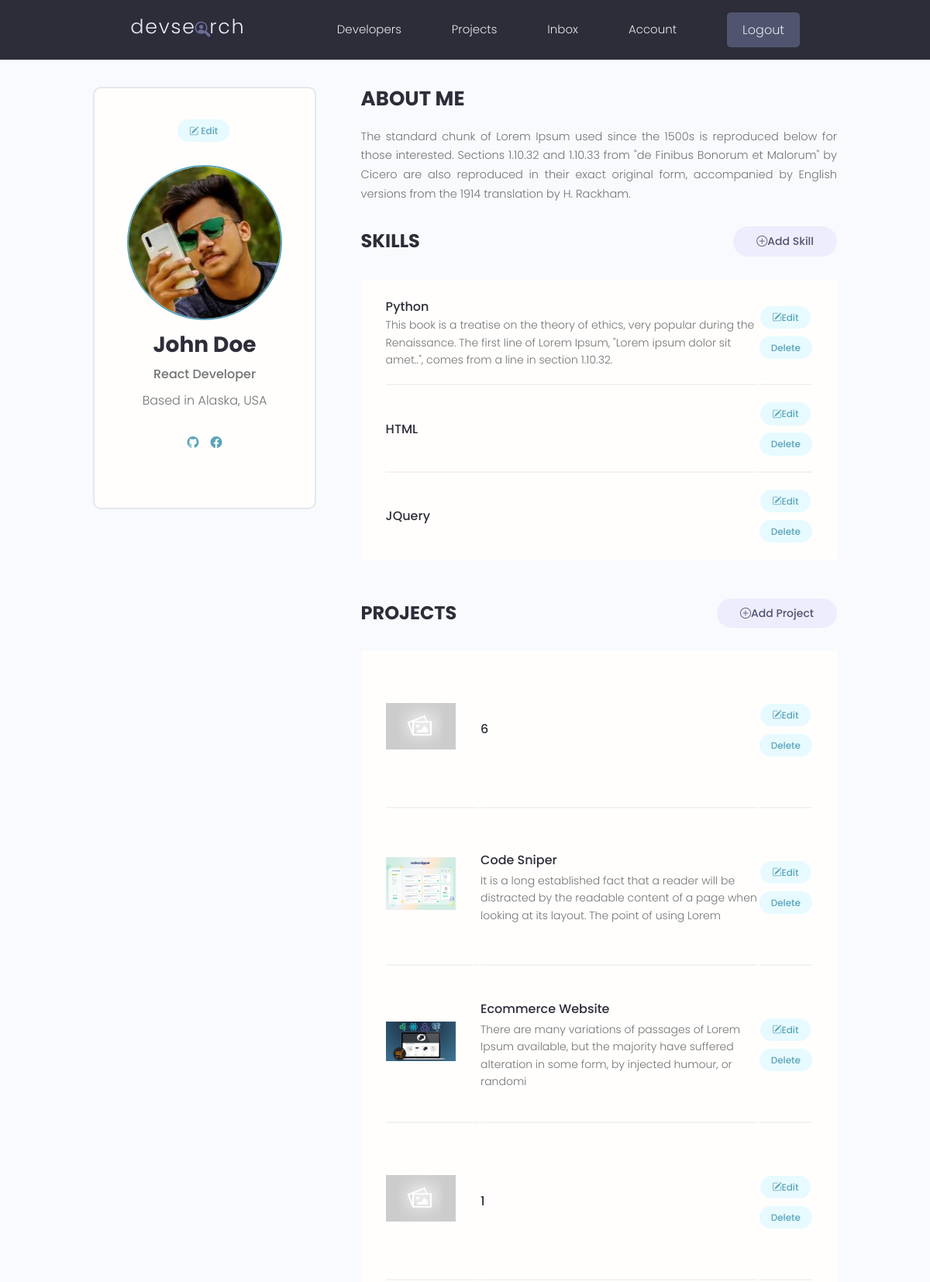
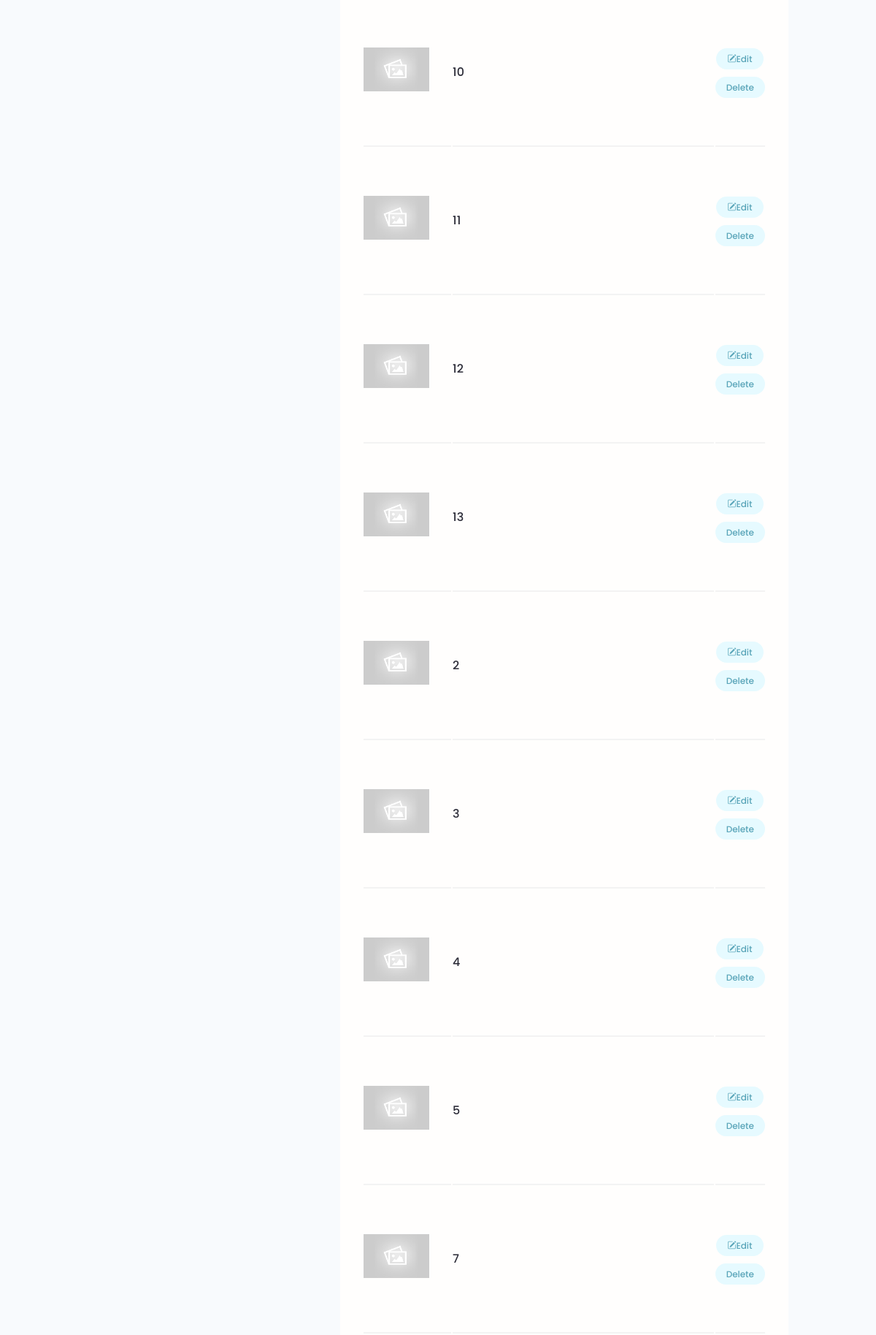
/account/ (signed in, upper part), run on the app's committed database (2 pictures, top to bottom).
### user/models.py (models this page shows, shortened)
class Profile(models.Model):
    user = models.OneToOneField(User, on_delete=models.CASCADE, null=True, blank=True)
    username = models.CharField(max_length=200, null=True, blank=True)
    name = models.CharField(max_length=200, null=True, blank=True)
    email = models.EmailField(max_length=500, null=True, blank=True)
    short_intro = models.CharField(max_length=200, null=True, blank=True)
    bio = models.TextField(null=True, blank=True)
    profile_pic = models.ImageField(null=True, blank=True, upload_to='profile/', default='profile/user-default.png')
    location = models.CharField(max_length=200, null=True, blank=True)
    social_github = models.CharField(max_length=200, null=True, blank=True)
    social_twitter = models.CharField(max_length=200, null=True, blank=True)
    social_linkedin = models.CharField(max_length=200, null=True, blank=True)
    social_youtube = models.CharField(max_length=200, null=True, blank=True)
    social_facebook = models.CharField(max_length=200, null=True, blank=True)
    created = models.DateTimeField(auto_now_add=True)
    id = models.UUIDField(default=uuid.uuid4, unique=True, primary_key=True, editable=False)
    class Meta:
        ordering = ['created']

class Skill(models.Model):
    owner = models.ForeignKey(Profile, on_delete=models.CASCADE)
    name = models.CharField(max_length=200, null=True, blank=True)
    description = models.TextField(null=True, blank=True)
    id = models.UUIDField(default=uuid.uuid4, unique=True, primary_key=True, editable=False)

### projects/models.py (models this page shows, shortened)
class Project(models.Model):
    owner = models.ForeignKey(Profile, on_delete=models.SET_NULL, blank=True, null=True)
    title = models.CharField(max_length=200)
    description = models.TextField(null=True, blank=True)
    featured_image = models.ImageField(default='default.jpg', null=True, blank=True)
    demo_link = models.CharField(max_length=2000, null=True, blank=True)
    source_link = models.CharField(max_length=2000, null=True, blank=True)
    tags = models.ManyToManyField('Tag', blank=True)        # if the Tag class is under then need to set in 'Tags', if above jsut simply use Tag
    vote_total = models.IntegerField(default=0, null=True, blank=True)
    vote_ratio = models.IntegerField(default=0, null=True, blank=True)
    created = models.DateTimeField(auto_now_add=True)
    id = models.UUIDField(default=uuid.uuid4, unique=True, primary_key=True, editable=False)
    class Meta:
        ordering = ['-vote_ratio', '-vote_total', 'title']

### user/views.py (the view)
# urls.py: path('account/', views.userAccount, name='account'),
def userAccount(request):
    profile = request.user.profile
    skills = profile.skill_set.all()
    projects = profile.project_set.all()
    context = {'profile': profile, 'skills':skills, 'projects': projects}
    return render(request, 'user/account.html', context)

### user/templates/user/account.html (shortened to what this page needs)
{% extends 'main.html' %}
{% block content %}
  <main class="settingsPage profile my-md">
    <div class="container">
      <div class="layout">
        <div class="column column--1of3">
          <div class="card text-center">
            <div class="card__body dev">
              <a class="tag tag--pill tag--main settings__btn" href="{% url 'edit-account' %}"><i class="bi bi-pencil-square"></i> Edit</a>
              <img class="avatar avatar--xl dev__avatar" src="{{profile.profile_pic.url}}" />
              <h2 class="dev__name">{{profile.name}}</h2>
              <p class="dev__title">{{profile.short_intro}}</p>
              <p class="dev__location">Based in {{profile.location}}</p>
              <ul class="dev__social">
                {% if profile.social_github %}
                <li>
                  <a title="Github" href="{{profile.social_github}}" target="_blank"><i class="bi bi-github"></i></a>
                </li>
                {% endif %}
                {% if profile.social_facebook %}
                <li>
                  <a title="Facebook" href="{{profile.social_facebook}}" target="_blank"><i class="bi bi-facebook"></i></a>
                </li>
                {% endif %}
              </ul>
            </div>
          </div>
        </div>
        <div class="column column--2of3">
          <div class="devInfo">
            <h3 class="devInfo__title">About Me</h3>
            <p class="devInfo__about">{{profile.bio}}</p>
          </div>
          <div class="settings">
            <h3 class="settings__title">Skills</h3>
            <a class="tag tag--pill tag--sub settings__btn tag--lg" href="{% url 'add-skill' %}"><i class="bi bi-plus-circle"></i> Add Skill</a>
          </div>
          <table class="settings__table">
            {% for skill in skills %}
            <tr>
              <td class="settings__tableInfo">
                <h4>{{skill.name}}</h4>
                <p>{{skill.description}}</p>
              </td>
              <td class="settings__tableActions">
                <a class="tag tag--pill tag--main settings__btn" href="{% url 'edit-skill' skill.id %}"><i class="bi bi-pencil-square"></i> Edit</a>
                <a class="tag tag--pill tag--main settings__btn" href="{% url 'delete-skill' skill.id %}?next=/account"> Delete</a>
              </td>
            </tr>
            {% endfor %}
          </table>
          <div class="settings">
            <h3 class="settings__title">Projects</h3>
            <a class="tag tag--pill tag--sub settings__btn tag--lg" href="{% url 'create-project' %}"><i class="bi bi-plus-circle"></i> Add Project</a>
          </div>
          <table class="settings__table">
            {% for project in projects %}
            <tr>
              <td class="settings__thumbnail">
                <a href="{% url 'project' project.id %}"><img src="{{project.featured_image.url}}" alt="Project Thumbnail" /></a>
              </td>
              <td class="settings__tableInfo">
                <a href="{% url 'project' project.id %}">{{project.title}}</a>
                <p>{{project.description|slice:"150"}}</p>
              </td>
              <td class="settings__tableActions">
                <a class="tag tag--pill tag--main settings__btn" href="{% url 'update-project' project.id %}"><i class="bi bi-pencil-square"></i></i> Edit</a>
                <a class="tag tag--pill tag--main settings__btn" href="{% url 'delete-project' project.id %}?next=/account"> Delete</a>
              </td>
            </tr>
            {% endfor %}
          </table>
        </div>
      </div>
    </div>
  </main>
  {% endblock content %}

### static/styles/app.css (style rules this page uses)
:root { --color-sub: #2d2d39; }
.card { border: 2px solid var(--color-light); }
img { width: 100%; }
.profile .card > .dev { padding: 4rem; }
.dev__avatar { display: block; margin: auto; }
.dev__name { color: var(--color-sub); font-size: 2.8rem; font-weight: 700; margin-top: 1rem; margin-bottom: 0.5rem; }
.dev__title { font-size: 1.6rem; font-weight: 500; line-height: 1.3; }
.dev__location { margin-top: 1rem; }
.dev__social { margin: 3rem 0; list-style: none; display: flex; justify-content: center; gap: 1.5rem; }
.devInfo { margin-bottom: 3rem; }
.devInfo__title, .devInfo__subtitle { font-size: 2.6rem; color: var(--color-sub); text-transform: uppercase; font-weight: 700; margin-bottom: 1.5rem; }
.devInfo__about, .devSkill__info { font-size: 1.45rem; line-height: 1.7; text-align: justify; }
.settingsPage .dev > .settings__btn { display: inline-block; margin-bottom: 3rem; }
.settings { display: flex; justify-content: space-between; align-items: center; }
.settings__title { font-size: 2.4rem; text-transform: uppercase; font-weight: 700; color: var(--color-sub); }
.settings__table { margin-top: 3rem; margin-bottom: 5rem; padding: 0 3rem; background: var(--color-white); }
.settings__table tr { width: 100%; }
.settings__table tr > td { padding: 2rem 0; }
.settings__table tr:not(:last-child) td { border-bottom: 2px solid var(--color-white-light); }
.settings__thumbnail { width: 23%; min-width: 10rem; }
.settings__thumbnail img { padding-right: 3rem; height: 15rem; object-fit: contain; }
.settings__tableInfo { width: 100%; }
.settings__tableInfo h4, .settings__tableInfo a { padding-right: 1rem; width: auto; font-size: 1.6rem; font-weight: 500; color: var(--color-sub); }
.settings__tableInfo p { font-size: 1.4rem; }
.settings__tableActions { text-align: right; }

### static/uikit/styles/modules/_variables.css (style rules this page uses)
:root { --color-main: #5aa5b9; --color-main-light: #e6faff; --color-sub: #3f4156; --color-sub-light: #51546e; --color-sub-lighter: #ededfd; --color-text: #737373; --color-gray: #8b8b8b; --color-light: #e5e7eb; --color-light-gray: #767676; --color-bg: #f8fafd; --color-white: #fffefd; --color-white-light: #f3f3f3; --color-success: #359e64; --color-success-bg: #def8e8; --color-error: #fc4b0b; --color-error-bg: #fff2ee; --font-base: 'Poppins', arial, helvetica, 'Segoe UI', roboto, ubuntu, sans-serif; --font-monospace: 'Fira Code', 'Courier New', courier, monospace; --font-regular: 300; --font-medium: 500; --font-bold: 700; --generic-shadow: 1px 1px 5px #00000010; --generic-transition: all 0.3s ease-in-out; }

### static/uikit/styles/modules/_base.css (style rules this page uses)
* { margin: 0; padding: 0; box-sizing: border-box; text-rendering: optimizeLegibility; color: inherit; font-size: inherit; }
html { font-size: 50%; }
@media only screen and (min-width: 480px) { html { font-size: 56.25%; } }
@media only screen and (min-width: 1200px) { html { font-size: 62.5%; } }
body { line-height: 1.6; font-weight: 400; font-size: 1.5rem; color: var(--color-text); background-color: var(--color-bg); min-height: 100vh; }

### static/uikit/styles/modules/_typography.css (style rules this page uses)
* { font-family: var(--font-base); }
h2 { font-size: 3.6rem; font-weight: var(--font-bold); }
h3 { font-size: 3.2rem; font-weight: var(--font-medium); }
h4 { font-size: 2.8rem; font-weight: var(--font-medium); }
p, span, strong { font-size: 1.6rem; color: var(--color-text); font-weight: var(--font-regular); }
a { padding-bottom: 2px; text-decoration: none; display: inline-block; color: var(--color-main); font-weight: var(--font-medium); }

### static/uikit/styles/modules/_utilities.css (style rules this page uses)
.container { width: 92%; max-width: 165rem; margin: 0 auto; box-sizing: border-box; }
@media screen and (min-width: 1000px) { .container { width: 90%; } }
@media screen and (min-width: 1200px) { .container { width: 80%; } }
.text-center { text-align: center; }
.my-md { margin: 3rem auto; }

### static/uikit/styles/modules/_avatar.css (style rules this page uses)
.avatar { border-radius: 50%; border: 2px solid var(--color-main); object-fit: cover; }
.avatar--xl { height: 20rem; width: 20rem; }

### static/uikit/styles/modules/_card.css (style rules this page uses)
.card { border-radius: 1rem; background-color: var(--color-white); border: 1.5px solid var(--color-light); width: auto; height: auto; margin-top: 0.5rem; margin-bottom: 0.5rem; overflow: hidden; }
.card__body, .card__header { padding: 2rem 2.5rem; }

### static/uikit/styles/modules/_layout.css (style rules this page uses)
.layout { display: flex; flex-flow: row wrap; justify-content: space-between; }
.layout > .column { margin-bottom: 3rem; }
.layout > .column.column--1of3 { flex-basis: 30%; }
.layout > .column.column--2of3 { flex-basis: 64%; }

### data on the page
Profile: profile_pic (picture), name "John Doe", short_intro "React Developer", location "Alaska, USA", bio "The standard chunk of Lorem Ipsum used since the 1500s is reproduced below for those interested. Sections 1.10.32 and 1.10.33 from \"de Finibus Bonorum et Malorum\" by Cicero are also reproduced in their exact original form, accompanied by English versions from the 1914 translation by H. Rackham."
Skill: name "Python", description "This book is a treatise on the theory of ethics, very popular during the Renaissance. The first line of Lorem Ipsum, \"Lorem ipsum dolor sit amet..\", comes from a line in section 1.10.32."
Skill: name "HTML"
Skill: name "JQuery"
Project: featured_image (placeholder picture), title "6"
Project: featured_image (picture), title "Code Sniper", description "It is a long established fact that a reader will be distracted by the readable content of a page when looking at its layout. The point of using Lorem"
Project: featured_image (picture), title "Ecommerce Website", description "There are many variations of passages of Lorem Ipsum available, but the majority have suffered alteration in some form, by injected humour, or randomi"
Project: featured_image (placeholder picture), title "1"
Project: featured_image (placeholder picture), title "10"
Project: featured_image (placeholder picture), title "11"
Project: featured_image (placeholder picture), title "12"
Project: featured_image (placeholder picture), title "13"
Project: featured_image (placeholder picture), title "2"
Project: featured_image (placeholder picture), title "3"
Project: featured_image (placeholder picture), title "4"
Project: featured_image (placeholder picture), title "5"
Project: featured_image (placeholder picture), title "7"
